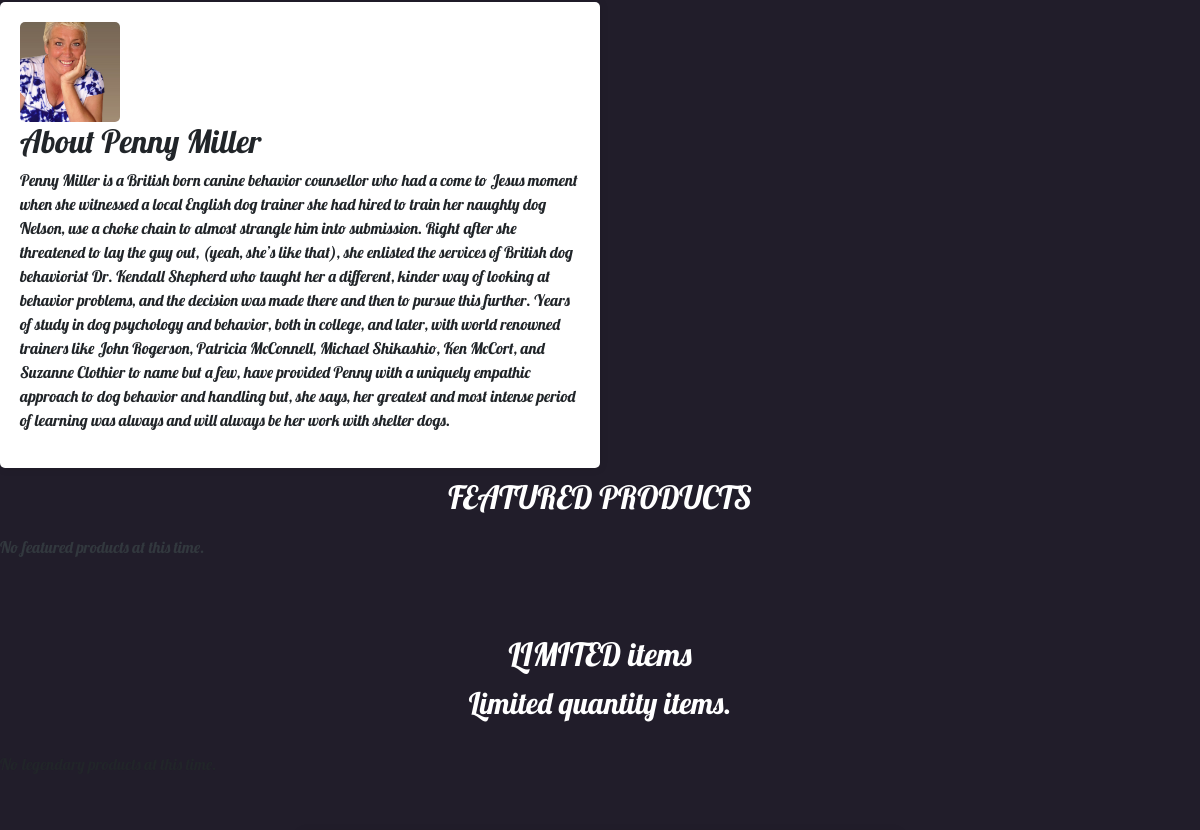
The app's page / (middle part), older data.
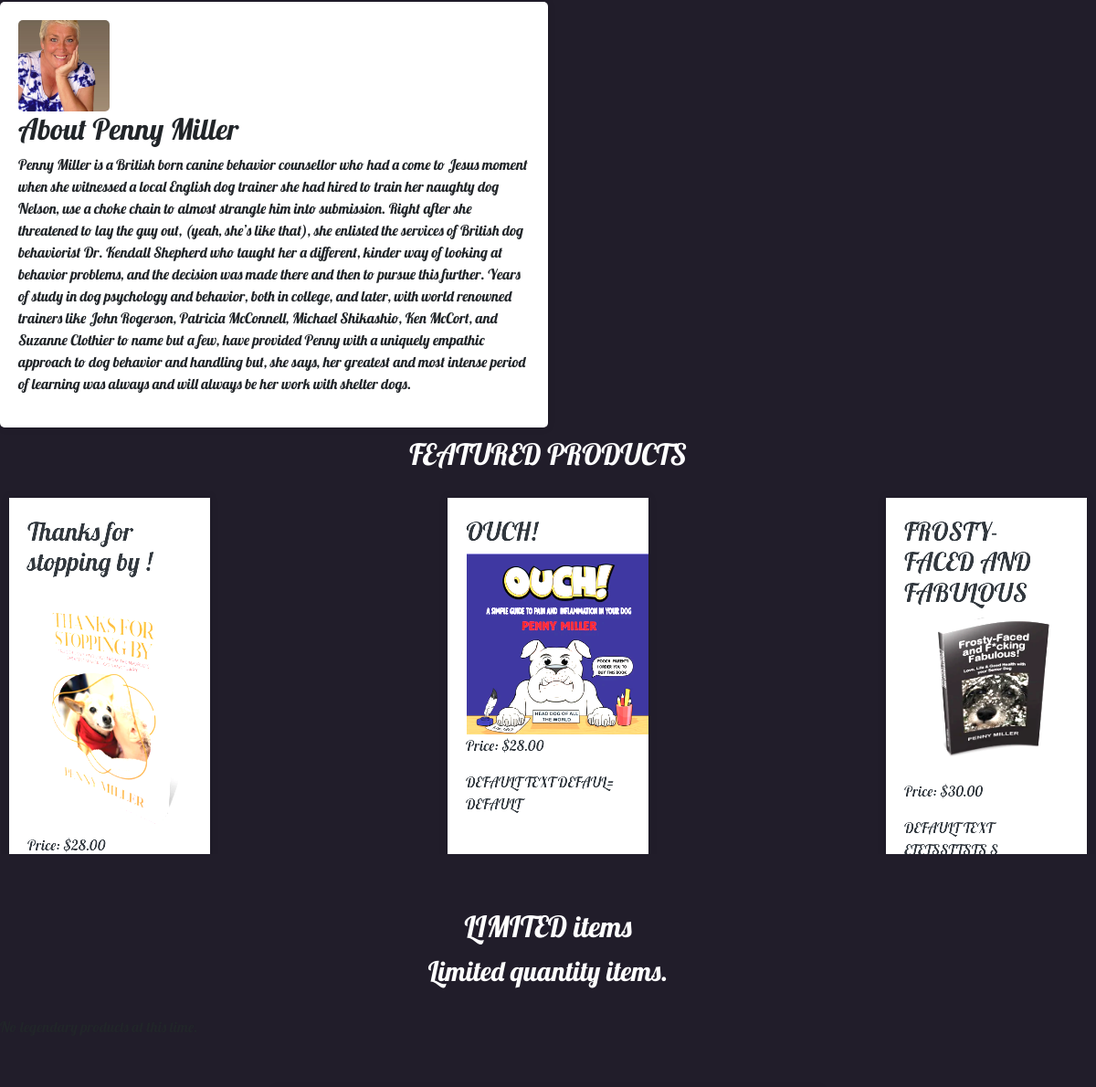
The same page, newer data.
### catalog/models.py (models this page shows, shortened)
class Product(models.Model):
    image = models.ImageField(upload_to='products/')
    title = models.CharField(max_length=200, default='Default Title')
    description = models.TextField()
    price = models.DecimalField(max_digits=6, decimal_places=2)
    category = models.ForeignKey(Category, null=True, blank=True, on_delete=models.CASCADE)
    featured = models.BooleanField(default=False)

### catalog/views.py (the view)
# urls.py: path('', views.index, name='index'),
def index(request):
    contact_form = ContactForm()
    if request.method == 'POST':
        form = AuthenticationForm(data=request.POST)
        contact_form = ContactForm(request.POST)
        if form.is_valid():
            user = form.get_user()
            login(request, user)
            return redirect('index')
        elif contact_form.is_valid():
            message = contact_form.cleaned_data['message']
            ContactMessage.objects.create(message=message)
            return redirect('index')
    else:
        form = AuthenticationForm()
    basket = None
    if request.user.is_authenticated:
        basket, created = Basket.objects.get_or_create(user=request.user)
    featured_products = Product.objects.filter(featured=True)[:4]
    legendary_products = Product.objects.filter(category__name='Legendary')
    return render(request, 'catalog/index.html', {'form': form, 'basket': basket, 'featured_products': featured_products, 'legendary_products': legendary_products, 'contact_form': contact_form})

### catalog/context_processors.py (called while the page is built)
def basket(request):
    if request.user.is_authenticated:
        basket, created = Basket.objects.get_or_create(user=request.user)
        return {'basket': basket}
    else:
        return {}

### catalog/templates/catalog/index.html (shortened to what this page needs)
{% extends 'catalog/base.html' %}
{% load static %}
{% block content %}
<section class="index-about-section">
  <img src="{% static 'catalog/images/penny-profile.jpeg' %}" alt="Penny-profile">
  <h2>About Penny Miller</h2>
  <p>Penny Miller is a British born canine behavior counsellor who had a come to Jesus moment
    when she witnessed a local English dog trainer she had hired to train her naughty dog Nelson,
    use a choke chain to almost strangle him into submission.
    Right after she threatened to lay the guy out, (yeah, she’s like that), she enlisted the services
    of British dog behaviorist Dr. Kendall Shepherd who taught her a different, kinder way of looking
    at behavior problems, and the decision was made there and then to pursue this further.
    Years of study in dog psychology and behavior, both in college, and later, with world renowned
    trainers like John Rogerson, Patricia McConnell, Michael Shikashio, Ken McCort, and Suzanne
    Clothier to name but a few, have provided Penny with a uniquely empathic approach to dog behavior
    and handling but, she says, her greatest and most intense period of learning was always and will
    always be her work with shelter dogs. </p>
</section>
<div class="featured-product-title">
  <h2>FEATURED PRODUCTS</h2>
</div>
<div class="featured-products">
  {% for product in featured_products|slice:":3" %}
    <div class="product">
      <h3>{{ product.title }}</h3>
      <img src="{{ product.image.url }}" alt="{{ product.name }}">
      <p>Price: ${{ product.price }}</p>
      <p>{{ product.description }}</p>
    </div>
  {% empty %}
    <p>No featured products at this time.</p>
  {% endfor %}
</div>
<div class="limited-products-title">
  <h2>LIMITED items</h2>
  <p>Limited quantity items.</p>
</div>
<div class="limited-products">
  {% for product in legendary_products|slice:":3" %}
    <div class="limited-product">
      <h3>{{ product.title }}</h3>
      <img src="{{ product.image.url }}" alt="{{ product.name }}">
      <p>Price: ${{ product.price }}</p>
      <p>{{ product.description }}</p>
    </div>
  {% empty %}
    <p>No legendary products at this time.</p>
  {% endfor %}
</div>
{% endblock %}

### catalog/templates/catalog/base.html (shortened to what this page needs)
{% load static %}
<!DOCTYPE html>
<html>
<head>
    <link rel="stylesheet" href="https://cdnjs.cloudflare.com/ajax/libs/font-awesome/5.15.4/css/all.min.css">
    <link rel="stylesheet" href="https://stackpath.bootstrapcdn.com/bootstrap/4.5.2/css/bootstrap.min.css">
    <link rel="stylesheet" type="text/css" href="{% static 'catalog/css/style.css' %}">
    <link href="https://cdn.jsdelivr.net/npm/bootstrap-icons@1.7.2/font/bootstrap-icons.css" rel="stylesheet">
</head>
<body>
    {% block content %}
    {% endblock %}
</body>
</html>

### static/catalog/css/style.css (style rules this page uses)
body { background-color: rgb(33, 29, 42); margin: 0; }
.index-about-section { font-family: "Lobster", sans-serif; background-color: white; border-radius: 5px; padding: 20px; box-shadow: 0px 0px 10px rgba(0, 0, 0, 0.1); max-width: 50%; }
.index-about-section img { width: 100px; height: 100px; object-fit: cover; border-radius: 5px; }
.featured-product-title { font-family: "Lobster", sans-serif; color: white; font-size: 30px; text-align: center; padding: 10px; background-size: cover; ; background-repeat: no-repeat; }
.featured-products { font-family: "Lobster", sans-serif; position: relative; display: flex; flex-wrap: wrap; justify-content: space-between; max-height: 400px; overflow-y: auto; z-index: 4; }
.featured-products .product { background-color: white; margin: 10px; padding: 20px; box-shadow: 0px 0px 10px rgba(0, 0, 0, 0.1); width: calc(20% - 20px); height: 400px; overflow: auto; }
.featured-products img { width: 200px; height: auto; }
.limited-products-title { margin-top: 50px; font-family: "Lobster", sans-serif; color: white; font-size: 30px; text-align: center; padding: 10px; background-size: cover; ; background-repeat: no-repeat; }
.limited-products { font-family: "Lobster", sans-serif; position: relative; display: flex; flex-wrap: wrap; justify-content: space-between; max-height: 400px; overflow-y: auto; z-index: 4; }

Row changes from the older to the newer data that the page shows:
added Product: title "Thanks for stopping by !", image (picture), price "28.00"
added Product: title "OUCH!", image (picture), price "28.00", description "DEFAULT TEXT DEFAUL= DEFAULT"
added Product: title "FROSTY-FACED AND FABULOUS", image (picture), price "30.00", description "DEFAULT TEXT ETETSSTTSTS S"
Text that changed along with them:
text no longer shown: "No featured products at this time."
